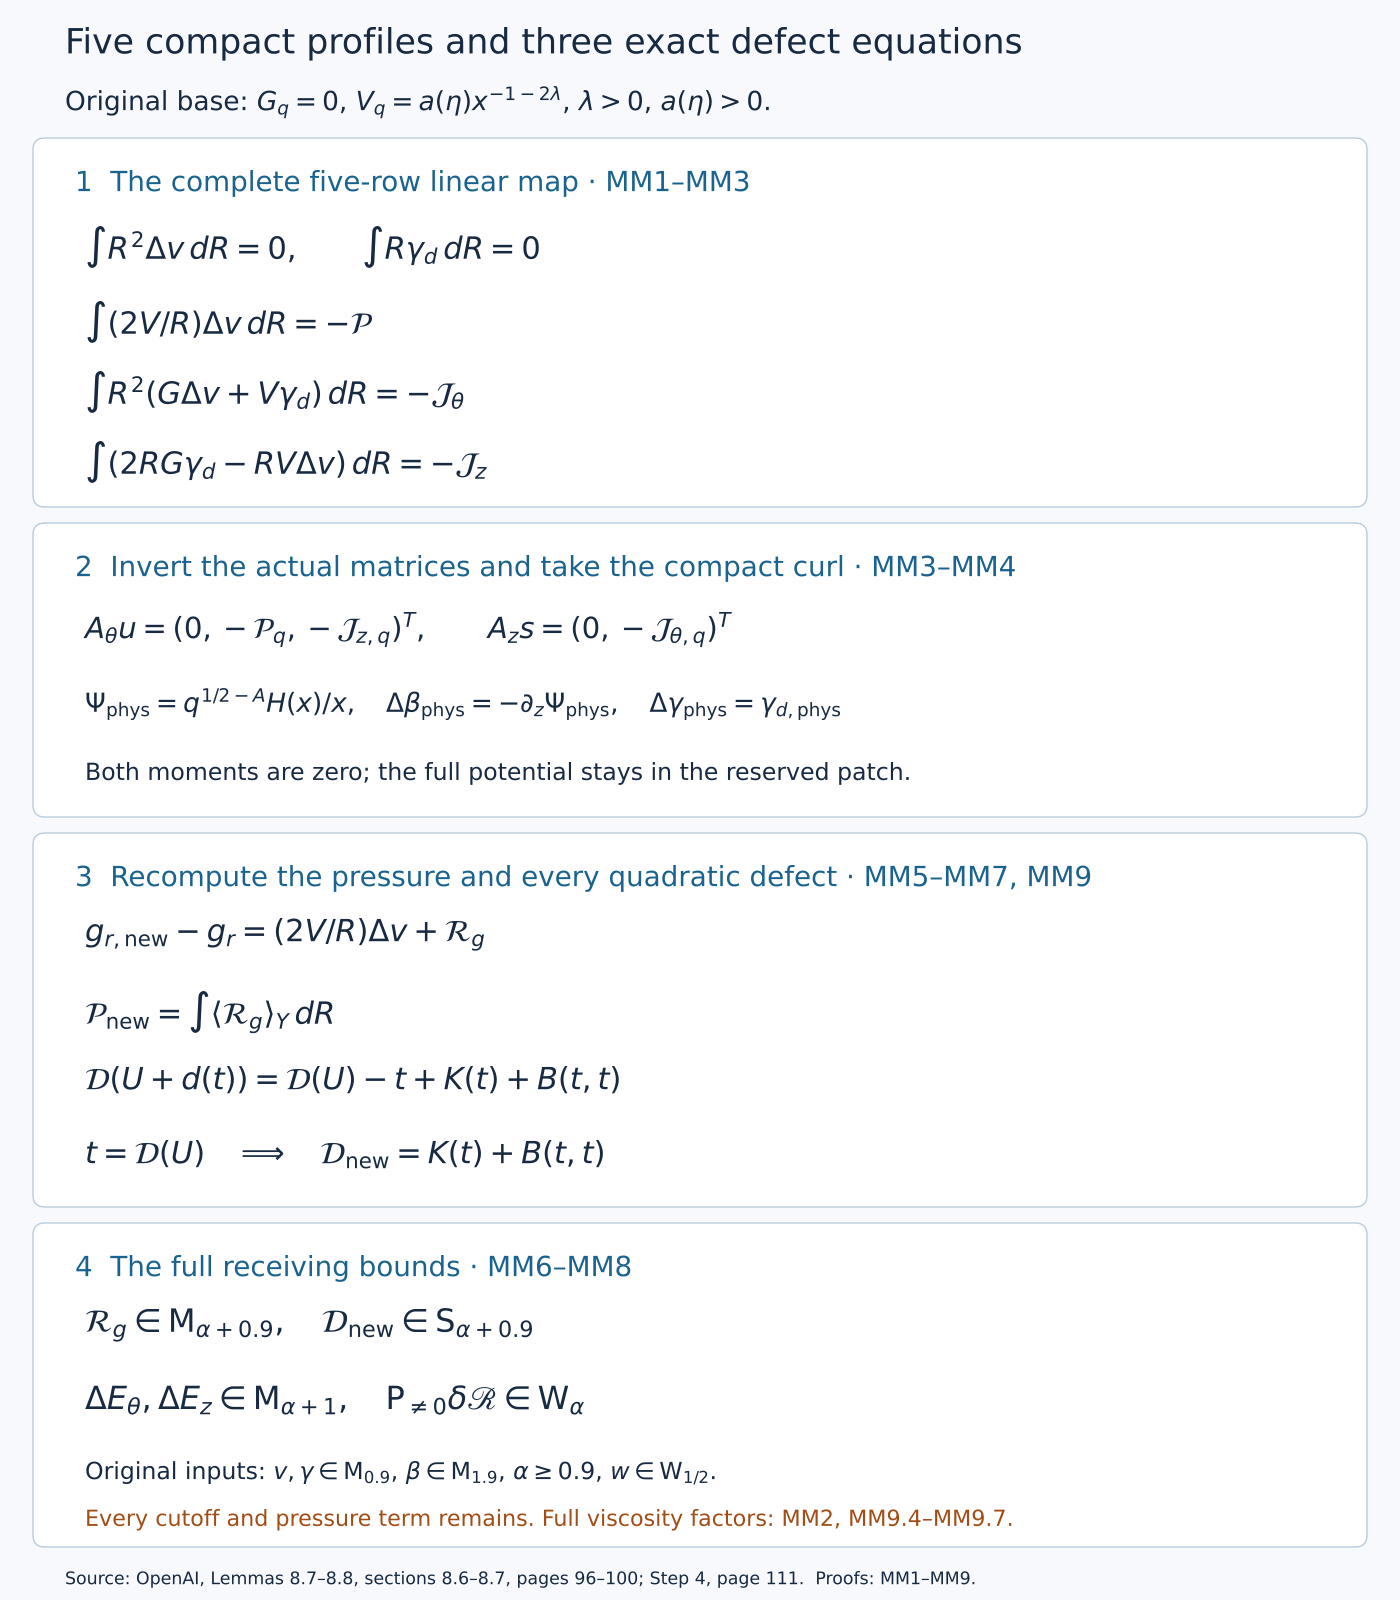

Generate this figure with Python:
"""Exact five-profile correction and its full receiving maps, MM1–MM9."""
from pathlib import Path
import re
import matplotlib
matplotlib.use('Agg')
import matplotlib.pyplot as plt
from matplotlib.patches import FancyBboxPatch
out=Path(__file__).resolve().parent
fig=plt.figure(figsize=(14,16),dpi=100,facecolor='#f7f9fc')
ax=fig.add_axes([0,0,1,1]);ax.set(xlim=(0,14),ylim=(0,16));ax.axis('off')
ink,blue,orange='#172a42','#1b638f','#a24c16'
def text(x,y,s,size=20,color=ink):ax.text(x,y,s,va='top',fontsize=size,color=color,linespacing=1.4)
def panel(y,h,title):
    ax.add_patch(FancyBboxPatch((.45,y),13.1,h,boxstyle='round,pad=.12',linewidth=1,edgecolor='#b9cadb',facecolor='white'))
    text(.75,y+h-.2,title,20,blue)
text(.65,15.73,'Five compact profiles and three exact defect equations',25)
text(.65,15.14,r'Original base: $G_q=0$, $V_q=a(\eta)x^{-1-2\lambda}$, $\lambda>0$, $a(\eta)>0$.',19)
panel(11.05,3.45,'1  The complete five-row linear map · MM1–MM3')
text(.85,13.74,r'$\int R^2\Delta v\,dR=0,\qquad\int R\gamma_d\,dR=0$',22)
text(.85,12.99,r'$\int (2V/R)\Delta v\,dR=-\mathcal{P}$',22)
text(.85,12.29,r'$\int R^2(G\Delta v+V\gamma_d)\,dR=-\mathcal{J}_\theta$',22)
text(.85,11.59,r'$\int(2RG\gamma_d-RV\Delta v)\,dR=-\mathcal{J}_z$',22)
panel(7.95,2.7,'2  Invert the actual matrices and take the compact curl · MM3–MM4')
text(.85,9.88,r'$A_\theta u=(0,-\mathcal{P}_q,-\mathcal{J}_{z,q})^T,\qquad A_zs=(0,-\mathcal{J}_{\theta,q})^T$',21)
text(.85,9.12,r'$\Psi_{\mathrm{phys}}=q^{1/2-A}H(x)/x,\quad\Delta\beta_{\mathrm{phys}}=-\partial_z\Psi_{\mathrm{phys}},\quad\Delta\gamma_{\mathrm{phys}}=\gamma_{d,\mathrm{phys}}$',19)
text(.85,8.38,'Both moments are zero; the full potential stays in the reserved patch.',17)
panel(4.05,3.5,'3  Recompute the pressure and every quadratic defect · MM5–MM7, MM9')
text(.85,6.82,r'$g_{r,\mathrm{new}}-g_r=(2V/R)\Delta v+\mathcal{R}_g$',22)
text(.85,6.09,r'$\mathcal{P}_{\mathrm{new}}=\int\langle\mathcal{R}_g\rangle_Y\,dR$',22)
text(.85,5.34,r'$\mathcal{D}(U+d(t))=\mathcal{D}(U)-t+K(t)+B(t,t)$',22)
text(.85,4.60,r'$t=\mathcal{D}(U)\quad\Longrightarrow\quad\mathcal{D}_{\mathrm{new}}=K(t)+B(t,t)$',22)
panel(.65,3.0,'4  The full receiving bounds · MM6–MM8')
text(.85,2.92,r'$\mathcal{R}_g\in\mathsf{M}_{\alpha+0.9},\quad\mathcal{D}_{\mathrm{new}}\in\mathsf{S}_{\alpha+0.9}$',23)
text(.85,2.15,r'$\Delta E_\theta,\Delta E_z\in\mathsf{M}_{\alpha+1},\quad\mathsf{P}_{\ne0}\delta\mathscr{R}\in\mathsf{W}_\alpha$',23)
text(.85,1.39,r'Original inputs: $v,\gamma\in\mathsf{M}_{0.9}$, $\beta\in\mathsf{M}_{1.9}$, $\alpha\geq0.9$, $w\in\mathsf{W}_{1/2}$.',17)
text(.85,.91,'Every cutoff and pressure term remains. Full viscosity factors: MM2, MM9.4–MM9.7.',16,orange)
text(.65,.29,'Source: OpenAI, Lemmas 8.7–8.8, sections 8.6–8.7, pages 96–100; Step 4, page 111.  Proofs: MM1–MM9.',12.5)
for ext in ['svg','png']:fig.savefig(out/('five-profile-moment-correction.'+ext),dpi=100)
p=out/'five-profile-moment-correction.svg'
p.write_text(re.sub(r'width="1008pt" height="1152pt"','width="1400" height="1600"',p.read_text(encoding='utf8')),encoding='utf8')
plt.close(fig)
